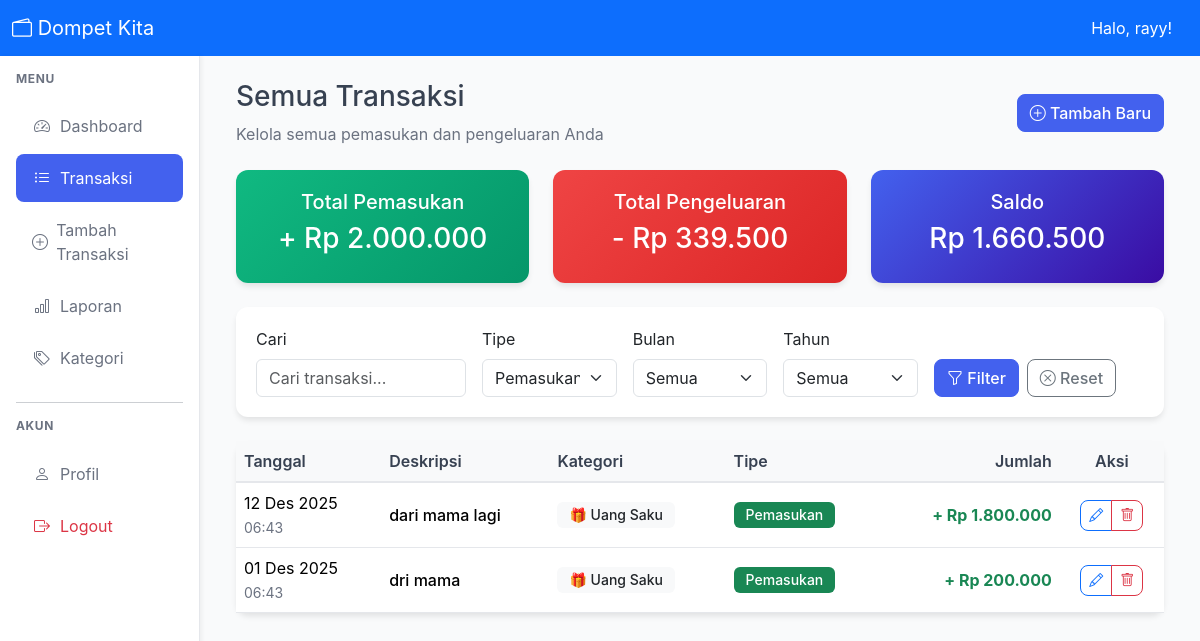
Page /user/transactions.php?type=income (signed in) on the committed database.
### tables this page shows
CREATE TABLE `transactions` (
  `id` int NOT NULL,
  `user_id` int NOT NULL,
  `category_id` int NOT NULL,
  `type` enum('income','expense') NOT NULL,
  `description` varchar(255) NOT NULL,
  `amount` decimal(15,2) NOT NULL,
  `date` date NOT NULL,
  `notes` text,
  `created_at` timestamp NULL DEFAULT CURRENT_TIMESTAMP,
  `updated_at` timestamp NULL DEFAULT CURRENT_TIMESTAMP ON UPDATE CURRENT_TIMESTAMP
);

CREATE TABLE `categories` (
  `id` int NOT NULL,
  `user_id` int DEFAULT NULL,
  `name` varchar(100) NOT NULL,
  `icon` varchar(10) DEFAULT 0xF09F92B0,
  `color` varchar(7) DEFAULT '#6b7280',
  `type` enum('income','expense') NOT NULL,
  `is_default` tinyint(1) DEFAULT '0',
  `created_at` timestamp NULL DEFAULT CURRENT_TIMESTAMP
);

### crud/transaction-crud.php (called while the page is built, shortened)
<?php
function getTransactions($user_id, $filters = [], $page = 1, $per_page = 20) {
    $db = getDB();
    $where = "WHERE t.user_id = ?";
    $params = [$user_id];
    $types = "i";
    if (!empty($filters['type'])) {
        $where .= " AND t.type = ?";
        $params[] = $filters['type'];
        $types .= "s";
    }
    $count_query = "
        SELECT COUNT(*) as total
        FROM transactions t
        JOIN categories c ON t.category_id = c.id
        $where
    ";
    $count_stmt = $db->prepare($count_query);
    $count_stmt->bind_param($types, ...$params);
    $count_stmt->execute();
    $total = $count_stmt->get_result()->fetch_assoc()['total'];
    $query = "
        SELECT t.*, c.name as category_name, c.icon as category_icon, c.color as category_color
        FROM transactions t
        JOIN categories c ON t.category_id = c.id
        $where
        ORDER BY t.date DESC, t.created_at DESC
        LIMIT ? OFFSET ?
    ";
    $offset = ($page - 1) * $per_page;
    $params[] = $per_page;
    $params[] = $offset;
    $types .= "ii";
    $stmt = $db->prepare($query);
    $stmt->bind_param($types, ...$params);
    $stmt->execute();
    $result = $stmt->get_result();
    $transactions = [];
    while ($row = $result->fetch_assoc()) {
        $transactions[] = $row;
    }
    return [
        'data' => $transactions,
        'total' => $total,
        'page' => $page,
        'per_page' => $per_page,
        'total_pages' => ceil($total / $per_page)
    ];
}
function getMonthlyStats($user_id, $month = null, $year = null) {
    $db = getDB();
    if (!$month) $month = date('m');
    if (!$year) $year = date('Y');
    $stmt = $db->prepare("
        SELECT
            SUM(CASE WHEN type = 'income' THEN amount ELSE 0 END) as total_income,
            SUM(CASE WHEN type = 'expense' THEN amount ELSE 0 END) as total_expense
        FROM transactions
        WHERE user_id = ? AND MONTH(date) = ? AND YEAR(date) = ?
    ");
    $stmt->bind_param("iii", $user_id, $month, $year);
    $stmt->execute();
    return $stmt->get_result()->fetch_assoc();
}
?>

### config.php (called while the page is built, shortened)
<?php
function formatRupiah($angka) {
    return 'Rp ' . number_format((float)$angka, 0, ',', '.');
}
function formatTanggal($tanggal) {
    $bulan = [
        '01' => 'Jan', '02' => 'Feb', '03' => 'Mar', '04' => 'Apr',
        '05' => 'Mei', '06' => 'Jun', '07' => 'Jul', '08' => 'Ags',
        '09' => 'Sep', '10' => 'Okt', '11' => 'Nov', '12' => 'Des'
    ];
    $tgl = date('d', strtotime($tanggal));
    $bln = $bulan[date('m', strtotime($tanggal))];
    $thn = date('Y', strtotime($tanggal));
    return "$tgl $bln $thn";
}
?>

### user/transactions.php (the view, shortened to what this page needs)
<?php
require_once '../config.php';
require_once '../crud/user-crud.php';
require_once '../crud/transaction-crud.php';
$user_id = $_SESSION['user_id'];
$filters = [];
$page = 1;
$search = '';
$type = '';
$month = '';
$year = '';
if (isset($_GET['type'])) {
    $type = $_GET['type'];
    $filters['type'] = $type;
}
$result = getTransactions($user_id, $filters, $page, 15);
$transactions = $result['data'];
if ($month && $year) {
    $stats = getMonthlyStats($user_id, $month, $year);
} else {
    $stats = getMonthlyStats($user_id);
}
if (isset($stats['total_income'])) {
    $total_income = $stats['total_income'];
} else {
    $total_income = 0;
}
if (isset($stats['total_expense'])) {
    $total_expense = $stats['total_expense'];
} else {
    $total_expense = 0;
}
include '../includes/header.php';
include '../includes/sidebar.php';
?>
<div class="d-flex justify-content-between align-items-center mb-4">
    <div>
        <h1 class="h3">Semua Transaksi</h1>
        <p class="text-muted mb-0">Kelola semua pemasukan dan pengeluaran Anda</p>
    </div>
    <button class="btn btn-primary" data-bs-toggle="modal" data-bs-target="#addModal">
        <i class="bi bi-plus-circle"></i> Tambah Baru
    </button>
</div>
<div class="row mb-4">
    <div class="col-md-4">
        <div class="card stat-card income-card">
            <div class="card-body text-center">
                <h5>Total Pemasukan</h5>
                <h3>+ <?php echo formatRupiah($total_income); ?></h3>
            </div>
        </div>
    </div>
    <div class="col-md-4">
        <div class="card stat-card expense-card">
            <div class="card-body text-center">
                <h5>Total Pengeluaran</h5>
                <h3>- <?php echo formatRupiah($total_expense); ?></h3>
            </div>
        </div>
    </div>
    <div class="col-md-4">
        <div class="card stat-card balance-card">
            <div class="card-body text-center">
                <h5>Saldo</h5>
                <h3><?php echo formatRupiah($total_income - $total_expense); ?></h3>
            </div>
        </div>
    </div>
</div>
<div class="card mb-4">
    <div class="card-body">
        <form method="GET" class="row g-3">
            <div class="col-md-3">
                <label class="form-label">Cari</label>
                <input type="text" class="form-control" name="search"
                       value="<?php echo htmlspecialchars($search); ?>"
                       placeholder="Cari transaksi...">
            </div>
            <div class="col-md-2">
                <label class="form-label">Tipe</label>
                <select class="form-select" name="type">
                    <option value="income" <?php echo $type === 'income' ? 'selected' : ''; ?>>Pemasukan</option>
                </select>
            </div>
            <div class="col-md-2">
                <label class="form-label">Bulan</label>
                <select class="form-select" name="month">
                    <option value="">Semua</option>
                </select>
            </div>
            <div class="col-md-2">
                <label class="form-label">Tahun</label>
                <select class="form-select" name="year">
                    <option value="">Semua</option>
                </select>
            </div>
            <div class="col-md-3 d-flex align-items-end gap-2">
                <button type="submit" class="btn btn-primary">
                    <i class="bi bi-funnel"></i> Filter
                </button>
                <a href="transactions.php" class="btn btn-outline-secondary">
                    <i class="bi bi-x-circle"></i> Reset
                </a>
            </div>
        </form>
    </div>
</div>
<div class="card">
    <div class="card-body p-0">
        <?php if (empty($transactions)): ?>
        <div class="text-center p-5">
            <i class="bi bi-cash-stack fs-1 text-muted"></i>
            <h5 class="mt-3">Tidak ada transaksi</h5>
            <p class="text-muted">Belum ada transaksi yang sesuai dengan filter Anda</p>
            <button class="btn btn-primary" data-bs-toggle="modal" data-bs-target="#addModal">Tambah Transaksi</button>
        </div>
        <?php else: ?>
        <div class="table-responsive">
            <table class="table table-hover mb-0">
                <thead class="table-light">
                    <tr>
                        <th>Tanggal</th>
                        <th>Deskripsi</th>
                        <th>Kategori</th>
                        <th>Tipe</th>
                        <th class="text-end">Jumlah</th>
                        <th class="text-center">Aksi</th>
                    </tr>
                </thead>
                <tbody>
                    <?php foreach ($transactions as $transaction): ?>
                    <tr>
                        <td>
                            <div><?php echo formatTanggal($transaction['date']); ?></div>
                            <small class="text-muted"><?php echo date('H:i', strtotime($transaction['created_at'])); ?></small>
                        </td>
                        <td>
                            <div class="fw-medium"><?php echo htmlspecialchars($transaction['description']); ?></div>
                        </td>
                        <td>
                            <span class="badge bg-light text-dark">
                                <?php echo $transaction['category_icon']; ?>
                                <?php echo htmlspecialchars($transaction['category_name']); ?>
                            </span>
                        </td>
                        <td>
                            <span class="badge <?php echo $transaction['type'] === 'income' ? 'bg-success' : 'bg-danger'; ?>">
                                <?php echo $transaction['type'] === 'income' ? 'Pemasukan' : 'Pengeluaran'; ?>
                            </span>
                        </td>
                        <td class="text-end">
                            <span class="fw-bold <?php echo $transaction['type'] === 'income' ? 'text-success' : 'text-danger'; ?>">
                                <?php echo $transaction['type'] === 'income' ? '+' : '-'; ?>
                                <?php echo formatRupiah($transaction['amount']); ?>
                            </span>
                        </td>
                        <td class="text-center">
                            <div class="btn-group btn-group-sm">
                                <a href="edit-transaction.php?id=<?php echo $transaction['id']; ?>"
                                   class="btn btn-outline-primary" title="Edit">
                                    <i class="bi bi-pencil"></i>
                                </a>
                                <button class="btn btn-outline-danger"
                                        onclick="confirmDelete(<?php echo $transaction['id']; ?>)"
                                        title="Hapus">
                                    <i class="bi bi-trash"></i>
                                </button>
                            </div>
                        </td>
                    </tr>
                    <?php endforeach; ?>
                </tbody>
            </table>
        </div>
        <?php endif; ?>
    </div>
</div>
<?php
include '../includes/footer.php';
?>

### assets/css/style.css (style rules this page uses)
:root { --primary: #4361ee; --secondary: #3a0ca3; --success: #10b981; --danger: #ef4444; --warning: #f59e0b; --info: #3b82f6; --light: #f8f9fa; --dark: #1f2937; --gray: #6b7280; }
body { background-color: #f9fafb; font-family: 'Inter', -apple-system, BlinkMacSystemFont, 'Segoe UI', Roboto, sans-serif; color: #374151; }
.stat-card { border-radius: 12px; border: none; box-shadow: 0 4px 6px -1px rgba(0, 0, 0, 0.1); transition: transform 0.2s; overflow: hidden; }
.balance-card { background: linear-gradient(135deg, var(--primary), var(--secondary)); color: white; }
.income-card { background: linear-gradient(135deg, var(--success), #059669); color: white; }
.expense-card { background: linear-gradient(135deg, var(--danger), #dc2626); color: white; }
.table th { background-color: #f8f9fa; border-bottom: 2px solid #e5e7eb; font-weight: 600; color: #4b5563; white-space: nowrap; }
.table td { vertical-align: middle; border-bottom: 1px solid #e5e7eb; }
.badge { font-size: 0.875rem; font-weight: 500; padding: 0.375rem 0.75rem; }
.btn { border-radius: 8px; font-weight: 500; transition: all 0.2s; }
.btn-primary { background-color: var(--primary); border-color: var(--primary); }
.card { border-radius: 12px; border: none; box-shadow: 0 4px 6px -1px rgba(0, 0, 0, 0.1); }
.card-body { padding: 1.25rem; }
.card { animation: fadeIn 0.3s ease-out; }
.text-muted { color: #6b7280 !important; }
.fw-medium { font-weight: 500 !important; }
.table th { font-weight: 600; color: #374151; border-bottom: 2px solid #e5e7eb; }
.table td { vertical-align: middle; }
.table th { font-weight: 600; color: #374151; background-color: #f8f9fa; }

### rows in the picture
transactions: date "12 Des 2025", created_at "06:43", description "dari mama lagi", category.icon "🎁", category.name "Uang Saku", type "Pemasukan", amount "Rp 1.800.000"
transactions: date "01 Des 2025", created_at "06:43", description "dri mama", category.icon "🎁", category.name "Uang Saku", type "Pemasukan", amount "Rp 200.000"

### other values in the picture
$username "rayy"
formatRupiah($total_income) "Rp 2.000.000"
formatRupiah($total_expense) "Rp 339.500"
formatRupiah($total_income - $total_expense) "Rp 1.660.500"
